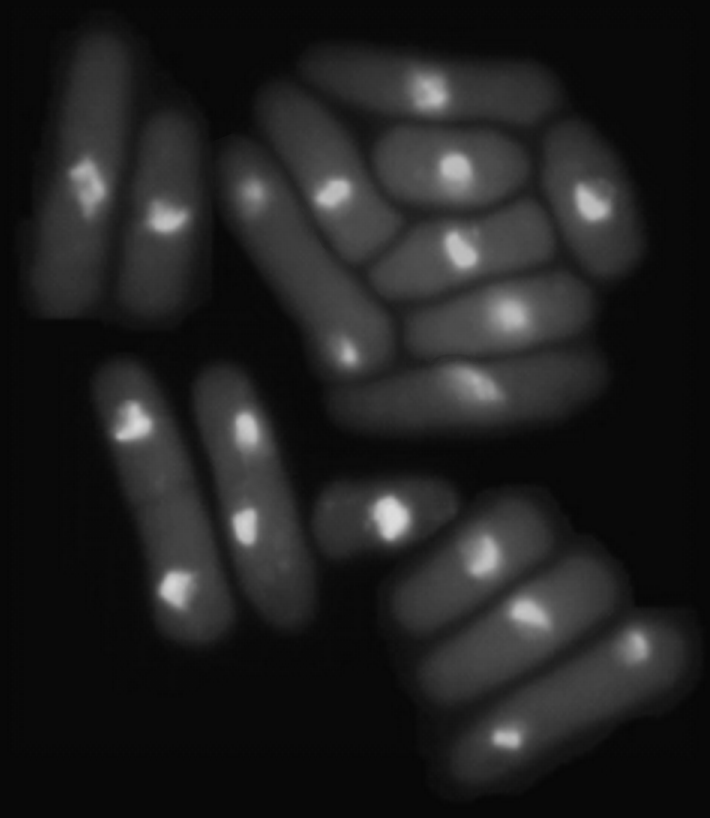
#> input picture Ex_Image_Processing/Ex5/yeast.tif, 710 x 818 px
$ python ex_15_thresholding_locale.py
#> lines starting #> are read from the running program, lines starting #| are printed output that depends on the picture; after the words box and inside, x2 and y2 are one past the last pixel; in counts of white or black regions, pixels touching at a corner belong together
# -*- coding: utf-8 -*-
"""
Created on Sat Jun  3 12:55:45 2023

@author: nokia
"""

import numpy as np
import matplotlib.pyplot as plt
import skimage.io as io
import scipy.ndimage as ndi
from sklearn.cluster import k_means

plt.close('all')

x = np.float64(io.imread('yeast.tif'))
#> x: shape (818, 710) float64; min 6, max 222, mean 33.1
plt.figure(1); plt.imshow(x,clim=[0,255],cmap='gray'); plt.title('immagine originale');

# thresholding adattativo
def thresholding_locale(x):
    m_g = np.mean(x)
#> m_g = 33.1
    s_l = ndi.generic_filter(x, np.std, (3,3))
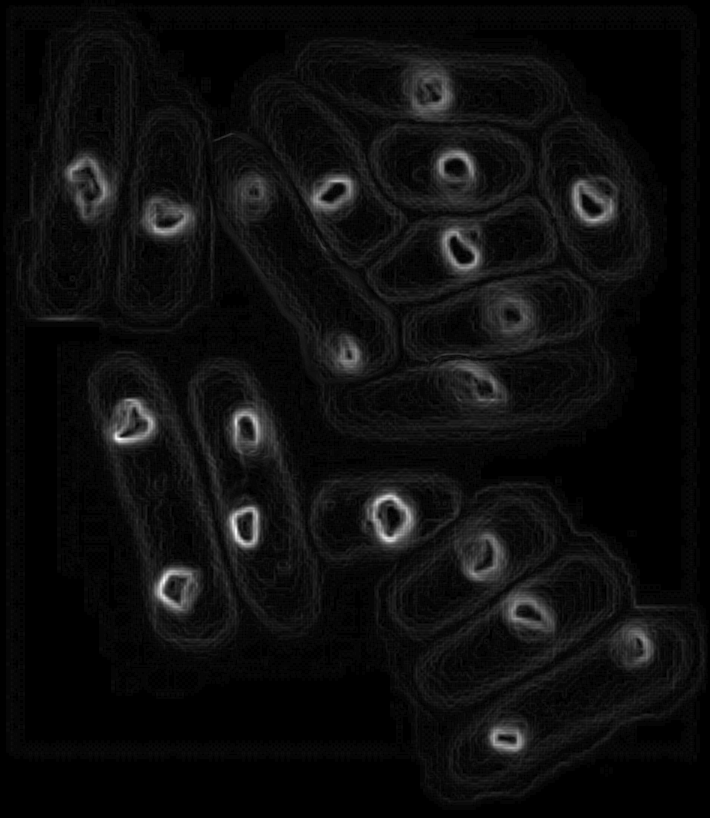
#> s_l: shape (818, 710) float64; min 0, max 18.22, mean 1.01; drawn with min black and max white
    mask = (x>30*s_l) & (x>1.5*m_g)
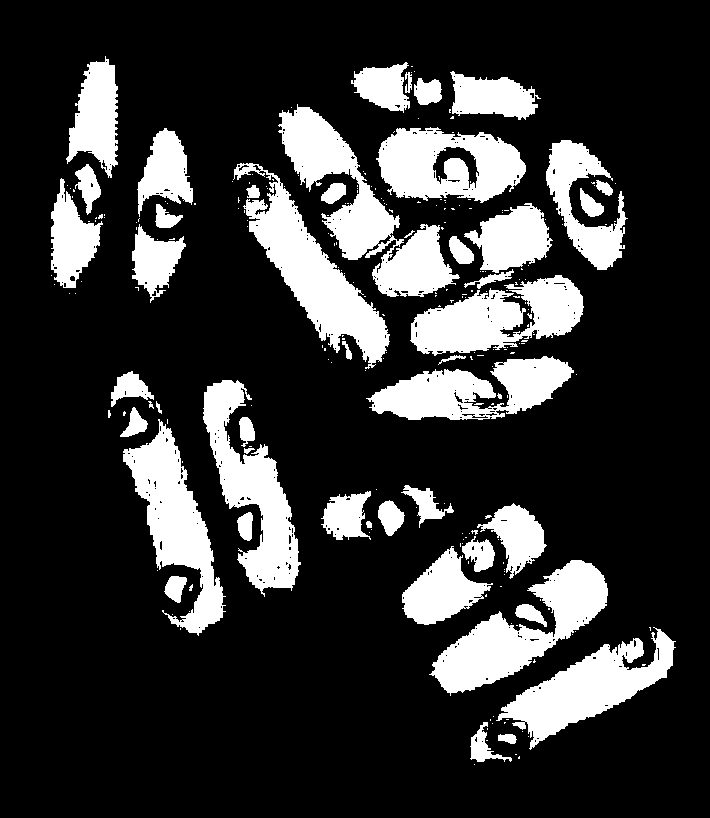
#> mask: shape (818, 710) bool; 20.7% white; 246 white regions (196 under 20 px), largest, box (x1, y1, x2, y2) and area: (278, 104, 460, 297) 10844, (233, 163, 390, 369) 9636, (429, 560, 608, 696) 9064
    return mask

mapp = thresholding_locale(x)
plt.figure(2); plt.imshow(mapp,clim=[0,1],cmap='gray');
plt.title('thresholding adattativo');

$ run again, with Ex_Image_Processing/Ex5/dowels.tif copied over Ex_Image_Processing/Ex5/yeast.tif
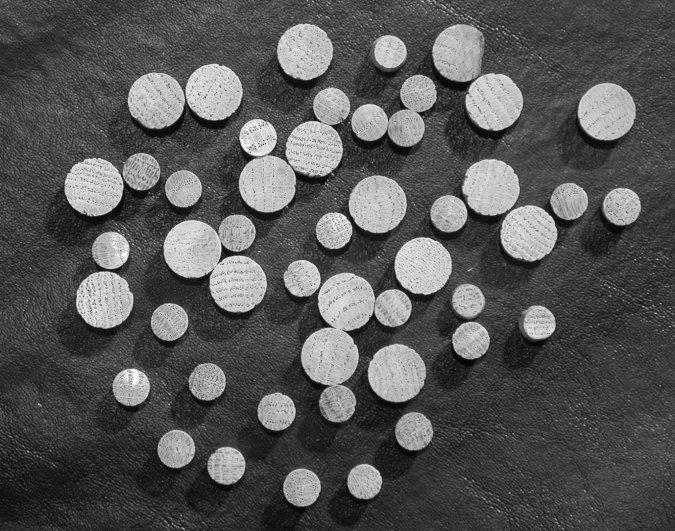
#> input picture Ex_Image_Processing/Ex5/dowels.tif, 675 x 531 px
#> m_g = 86.71
#> in thresholding_locale, `s_l = ndi.generic_filter(x, np.std, (3,3))`:
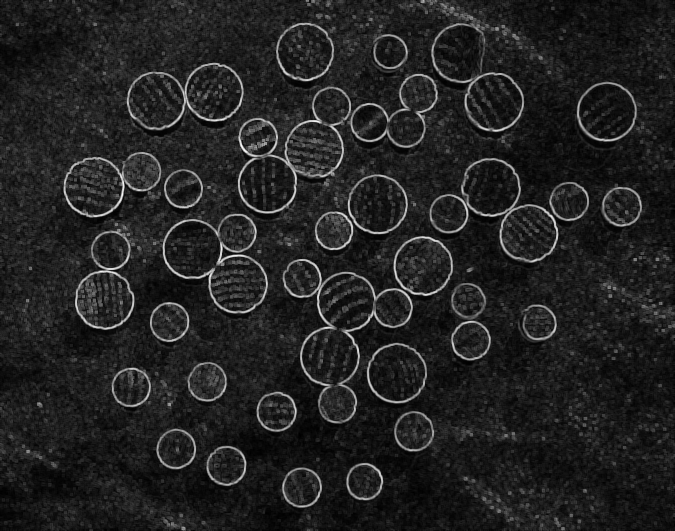
#> s_l: shape (531, 675) float64; min 0.416, max 86.54, mean 12.2; drawn with min black and max white
#> in thresholding_locale, `mask = (x>30*s_l) & (x>1.5*m_g)`:
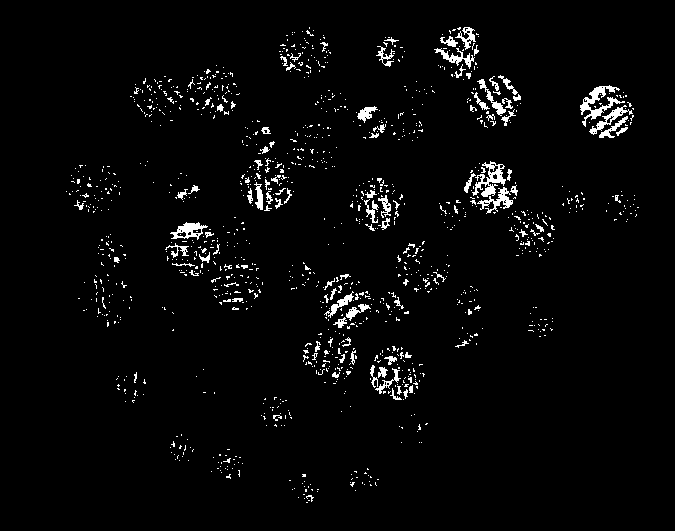
#> mask: shape (531, 675) bool; 3.1% white in thin lines or dots, all inside (x1, y1, x2, y2) = (66, 27, 639, 503)
